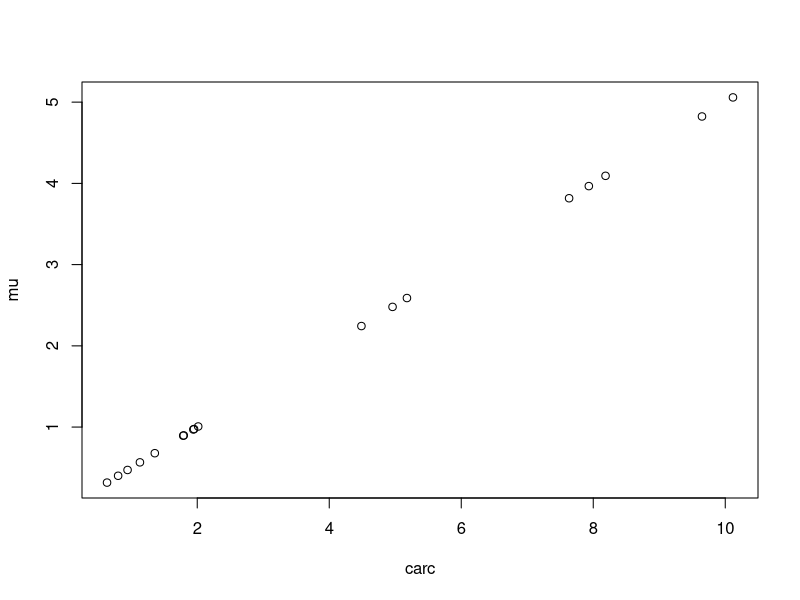
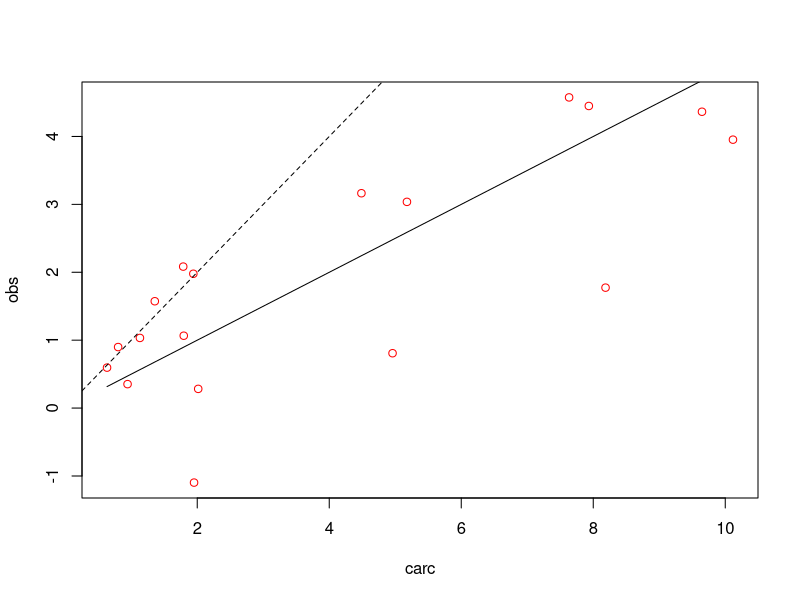
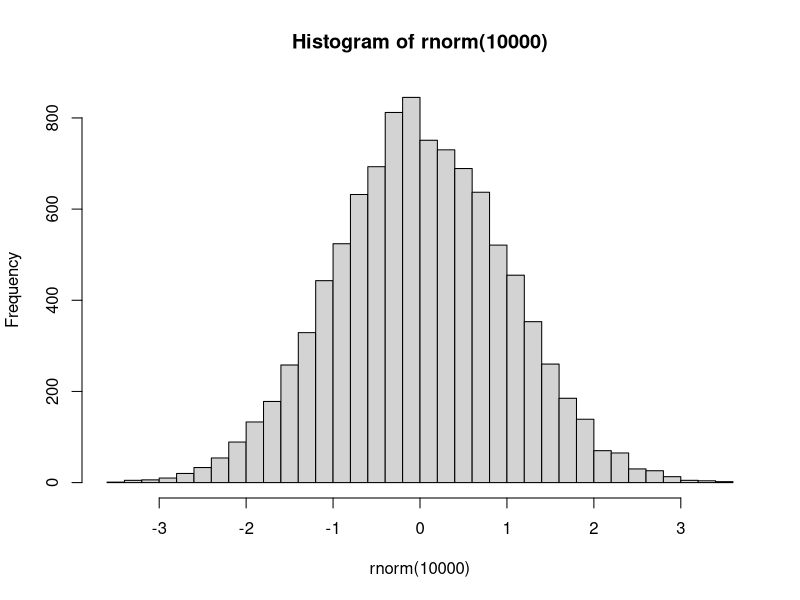
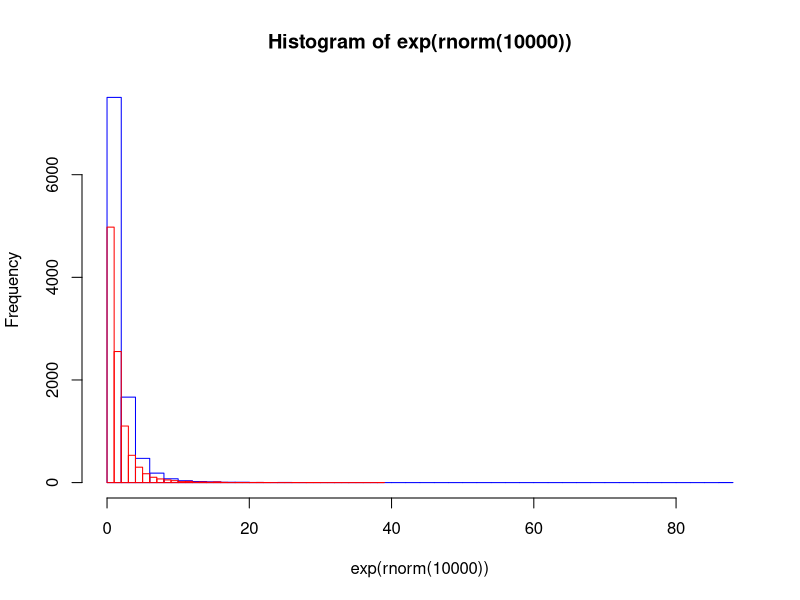
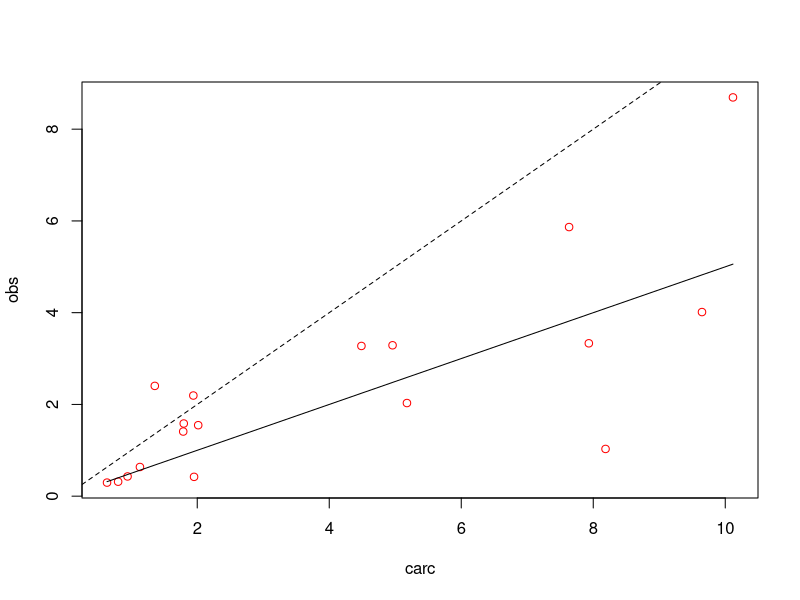
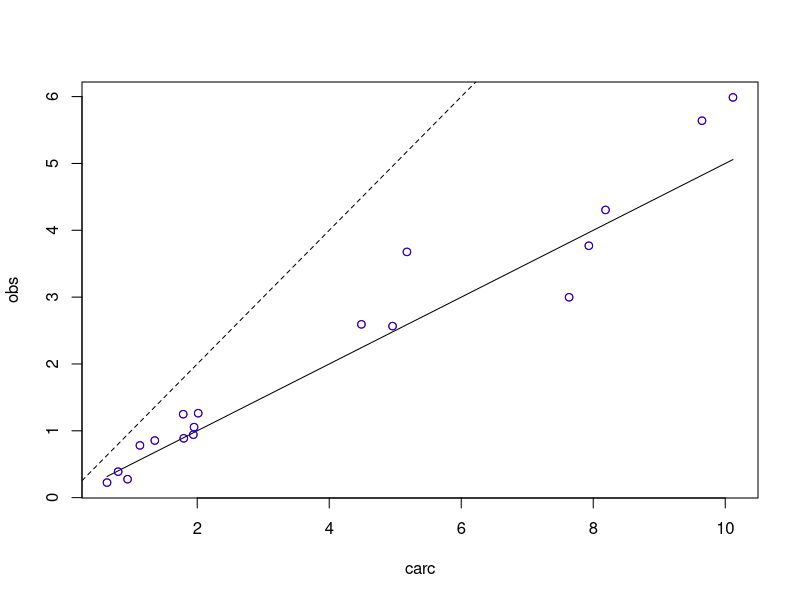
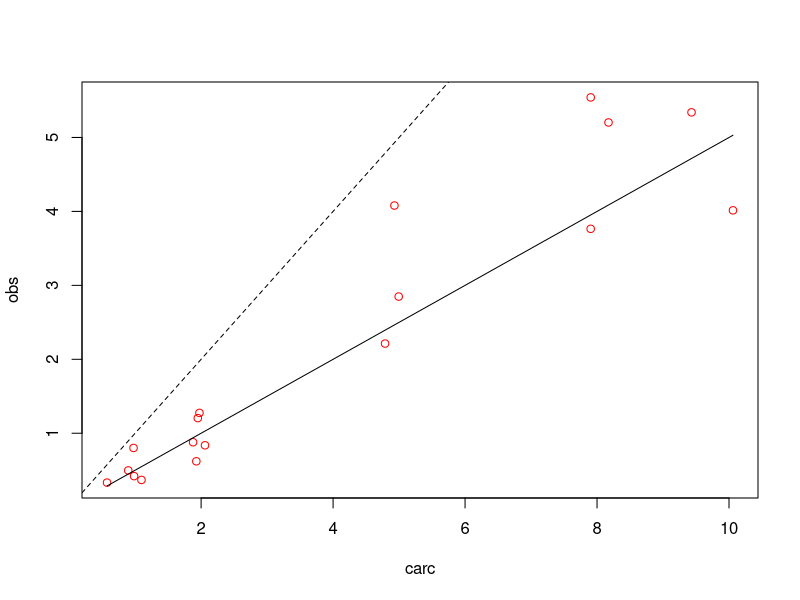
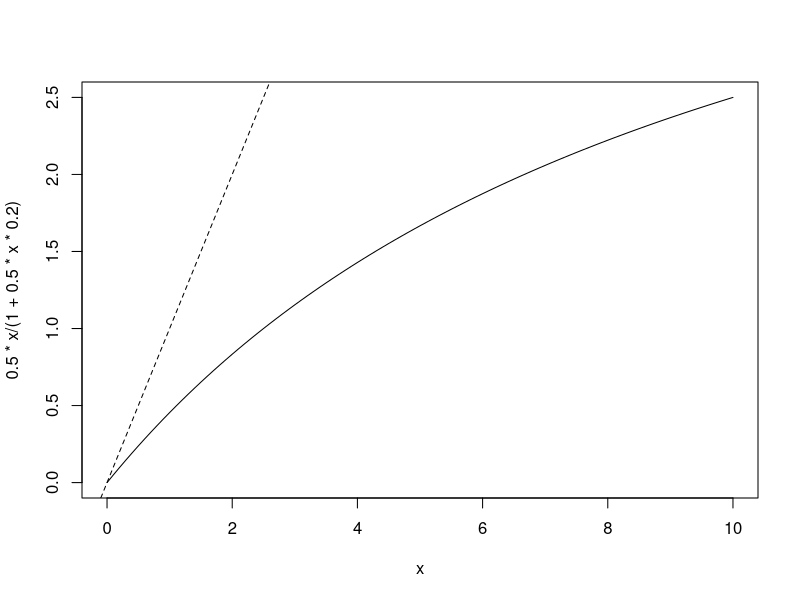

These figures' R source, in order:
## ---- chunk 1
#| include: false
set.seed(101)
## ---- chunk 2
n <- 18 # number of aquaria

carc <- runif(n, min=0.2, max = 10)
carc
## ---- chunk 3
# actual numbers of carcasses used in each replicate
n_carc <- c( rep(1, 5), rep(2, 5), rep(5, 3), rep(8, 3), rep(10, 2) )

# now let's draw random carcass sizes and 
carc <- rnorm(n=18, mean = 1*n_carc, sd = 0.25) # mean of 1g/carc
carc
## ---- chunk 4
a <- 0.5 # attack rate in g/48h
## ---- chunk 5
mu <- 0.5*carc # the expected or mean amount of carcass eaten.
## ---- chunk 6
plot(mu ~ carc)
## ---- chunk 7
obs <- rnorm(n, mean = mu, sd = 1)

plot(obs ~ carc, col = "red") # observations
lines(mu ~ carc) # "expected" relationships
abline(a=0, b=1, lty=2) # a 1:1 line just for context
## ---- chunk 8
# Normal distribution
hist(rnorm(1e4), breaks = 50)
# exponentiated normal distribution
hist(exp(rnorm(1e4)), breaks = 50, border = "blue", col = NA)
# the lognormal distribution is the same as the exponentiated normal
hist(rlnorm(1e4), breaks = 50, border = "red", col = NA, add = T)
## ---- chunk 9
obs <- rlnorm(n, meanlog = log(mu), sdlog =1/2)

plot(obs ~ carc, col = "red") # observations
lines(mu ~ carc) # predicted line
abline(a=0, b=1, lty=2) # a 1:1 line just for context

## ---- chunk 10
obs <- rlnorm(n, meanlog = log(mu), sdlog =1/3)

plot(obs ~ carc, col = "red") # observations
lines(mu ~ carc) # predicted line
abline(a=0, b=1, lty=2) # a 1:1 line just for context
points(obs ~ carc, col = "blue") # new observations
## ---- chunk 11
a <- 1/2 # attack rate
n <- 18 # number of aquaria
mean_c <- 1 # 1 g
n_carc <- c( rep(1, 5), rep(2, 5), rep(5, 3), rep(8, 3), rep(10, 2) ) # number of carcasses in each aquarium
carc <- rnorm(n=18, mean = mean_c*n_carc, sd = 0.25) # carcass weights in each aquarium
mu <- a * carc
obs <- rlnorm(n, meanlog = log(mu), sdlog =1/3)

plot(obs ~ carc, col = "red") # observations
lines(mu ~ carc) # predicted line
abline(a=0, b=1, lty=2) # a 1:1 line just for context
## ---- chunk 12
sim_results <- data.frame(a_tru = rep(c(0.1, 0.2, 0.3, 0.4, 0.5), each = 1e3), 
                          a_est = -999, # to hold the point estimate of a; using a placeholder value of -999
                          a_sd = -999  # to hold the stdev of our estimate of a
)
## ---- chunk 13
# the standard values of key parameters
n <- 18 # number of aquaria
mean_c <- 1 # 1 g
n_carc <- c( rep(1, 5), rep(2, 5), rep(5, 3), rep(8, 3), rep(10, 2) ) # number of carcasses in each aquarium

for(i in 1:nrow(sim_results)){
  # make a simulated data set
  carc <- rnorm(n=18, mean = mean_c*n_carc, sd = 0.25) # carcass weights in each aquarium
  mu <- sim_results$a_tru[i] * carc
  obs <- rlnorm(n, meanlog = log(mu), sdlog =1/2)
  
  # fit a model
  m <- lm(obs ~ carc - 1) # the "-1" means no intercept
  
  # put things in the right slots
  sim_results$a_est[i] <- summary(m)[["coefficients"]]["carc", "Estimate"]
  sim_results$a_sd[i] <- summary(m)[["coefficients"]]["carc", "Std. Error"]
}
## ---- chunk 14
head(sim_results)
## ---- chunk 15
tapply(X = sim_results$a_est, 
       INDEX = sim_results$a_tru, 
       FUN = mean)
## ---- chunk 16
sim_results$within2 <- ifelse( abs(sim_results$a_est-sim_results$a_tru) <= sim_results$a_sd*2, 1, 0)

tapply(X = sim_results$within2,
       INDEX = sim_results$a_tru, 
       FUN = function(x) sum(x)/length(x))
## ---- chunk 17
# attack rate is 0.5, 
# handling time is 0.2 (20% of the duration of the experiment)
# x is the initial carcass mass
curve(0.5*x/(1+0.5*x*0.2), from = 0, to = 10)
abline(a=0, b=1, lty=2)
## ---- chunk 18
a <- 1/2 # attack rate
h <- 0.2 # handling time
n <- 18 # number of aquaria
mean_c <- 1 # 1 g
n_carc <- c( rep(1, 5), rep(2, 5), rep(5, 3), rep(8, 3), rep(10, 2) ) # number of carcasses in each aquarium
carc <- rnorm(n=18, mean = mean_c*n_carc, sd = 0.25) # carcass weights in each aquarium
mu <- a*carc/(1 + a*carc*h)
obs <- rlnorm(n, meanlog = log(mu), sdlog =1/2)

plot(obs ~ carc, col = "blue") # observations
curve(a*x, col = "red", add = T) # expectation for Type I
curve(a*x/(1 + a*x*h), col = "blue", add = T) # expectation for Type II
abline(a=0, b=1, lty=2) # a 1:1 line just for context
